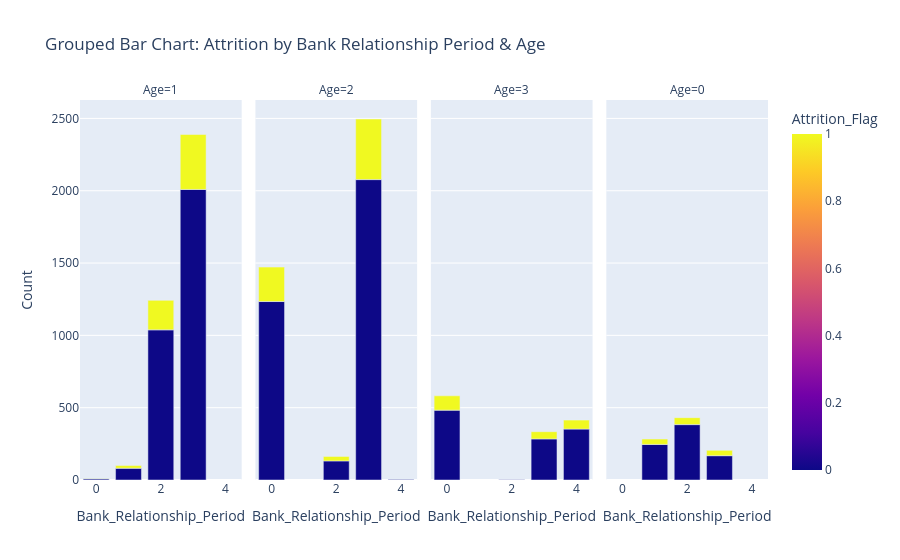

The cell this chart's notebook holds for it:
### Code cell
fig = px.bar(df.groupby(['Bank_Relationship_Period', 'Age'])['Attrition_Flag'].value_counts().reset_index(name='Count'),
             x='Bank_Relationship_Period', 
             y='Count', 
             color='Attrition_Flag', 
             facet_col='Age', 
             title='Grouped Bar Chart: Attrition by Bank Relationship Period & Age',
             barmode='group')

fig.show()

### Figure 1 — Plotly figure (JSON) as saved in the notebook; plotly's stock layout.template omitted (floating-point values rounded to 4 significant figures)
{"data": [{"alignmentgroup": "True", "hovertemplate": "Age=1<br>Bank_Relationship_Period=%{x}<br>Count=%{y}<br>Attrition_Flag=%{marker.color}<extra></extra>", "legendgroup": "", "marker": {"color": [0, 1, 0, 1, 0, 1, 0, 1], "coloraxis": "coloraxis", "pattern": {"shape": ""}}, "name": "", "offsetgroup": "", "orientation": "v", "showlegend": false, "textposition": "auto", "type": "bar", "x": [0, 0, 1, 1, 2, 2, 3, 3], "xaxis": "x", "y": [8, 3, 81, 19, 1038, 204, 2009, 380], "yaxis": "y"}, {"alignmentgroup": "True", "hovertemplate": "Age=2<br>Bank_Relationship_Period=%{x}<br>Count=%{y}<br>Attrition_Flag=%{marker.color}<extra></extra>", "legendgroup": "", "marker": {"color": [0, 1, 0, 1, 0, 1, 0], "coloraxis": "coloraxis", "pattern": {"shape": ""}}, "name": "", "offsetgroup": "", "orientation": "v", "showlegend": false, "textposition": "auto", "type": "bar", "x": [0, 0, 2, 2, 3, 3, 4], "xaxis": "x2", "y": [1234, 238, 132, 31, 2077, 419, 4], "yaxis": "y2"}, {"alignmentgroup": "True", "hovertemplate": "Age=3<br>Bank_Relationship_Period=%{x}<br>Count=%{y}<br>Attrition_Flag=%{marker.color}<extra></extra>", "legendgroup": "", "marker": {"color": [0, 1, 0, 0, 1, 0, 1], "coloraxis": "coloraxis", "pattern": {"shape": ""}}, "name": "", "offsetgroup": "", "orientation": "v", "showlegend": false, "textposition": "auto", "type": "bar", "x": [0, 0, 2, 3, 3, 4, 4], "xaxis": "x3", "y": [483, 99, 1, 284, 50, 352, 62], "yaxis": "y3"}, {"alignmentgroup": "True", "hovertemplate": "Age=0<br>Bank_Relationship_Period=%{x}<br>Count=%{y}<br>Attrition_Flag=%{marker.color}<extra></extra>", "legendgroup": "", "marker": {"color": [0, 1, 0, 1, 0, 1], "coloraxis": "coloraxis", "pattern": {"shape": ""}}, "name": "", "offsetgroup": "", "orientation": "v", "showlegend": false, "textposition": "auto", "type": "bar", "x": [1, 1, 2, 2, 3, 3], "xaxis": "x4", "y": [246, 37, 383, 48, 168, 37], "yaxis": "y4"}], "layout": {"annotations": [{"font": {}, "showarrow": false, "text": "Age=1", "x": 0.1175, "xanchor": "center", "xref": "paper", "y": 1, "yanchor": "bottom", "yref": "paper"}, {"font": {}, "showarrow": false, "text": "Age=2", "x": 0.3725, "xanchor": "center", "xref": "paper", "y": 1, "yanchor": "bottom", "yref": "paper"}, {"font": {}, "showarrow": false, "text": "Age=3", "x": 0.6275, "xanchor": "center", "xref": "paper", "y": 1, "yanchor": "bottom", "yref": "paper"}, {"font": {}, "showarrow": false, "text": "Age=0", "x": 0.8825, "xanchor": "center", "xref": "paper", "y": 1, "yanchor": "bottom", "yref": "paper"}], "barmode": "group", "coloraxis": {"colorbar": {"title": {"text": "Attrition_Flag"}}, "colorscale": [[0, "#0d0887"], [0.1111, "#46039f"], [0.2222, "#7201a8"], [0.3333, "#9c179e"], [0.4444, "#bd3786"], [0.5556, "#d8576b"], [0.6667, "#ed7953"], [0.7778, "#fb9f3a"], [0.8889, "#fdca26"], [1, "#f0f921"]]}, "legend": {"tracegroupgap": 0}, "title": {"text": "Grouped Bar Chart: Attrition by Bank Relationship Period & Age"}, "xaxis": {"anchor": "y", "domain": [0, 0.235], "title": {"text": "Bank_Relationship_Period"}}, "xaxis2": {"anchor": "y2", "domain": [0.255, 0.49], "matches": "x", "title": {"text": "Bank_Relationship_Period"}}, "xaxis3": {"anchor": "y3", "domain": [0.51, 0.745], "matches": "x", "title": {"text": "Bank_Relationship_Period"}}, "xaxis4": {"anchor": "y4", "domain": [0.765, 1.0], "matches": "x", "title": {"text": "Bank_Relationship_Period"}}, "yaxis": {"anchor": "x", "domain": [0, 1], "title": {"text": "Count"}}, "yaxis2": {"anchor": "x2", "domain": [0, 1], "matches": "y", "showticklabels": false}, "yaxis3": {"anchor": "x3", "domain": [0, 1], "matches": "y", "showticklabels": false}, "yaxis4": {"anchor": "x4", "domain": [0, 1], "matches": "y", "showticklabels": false}}}
